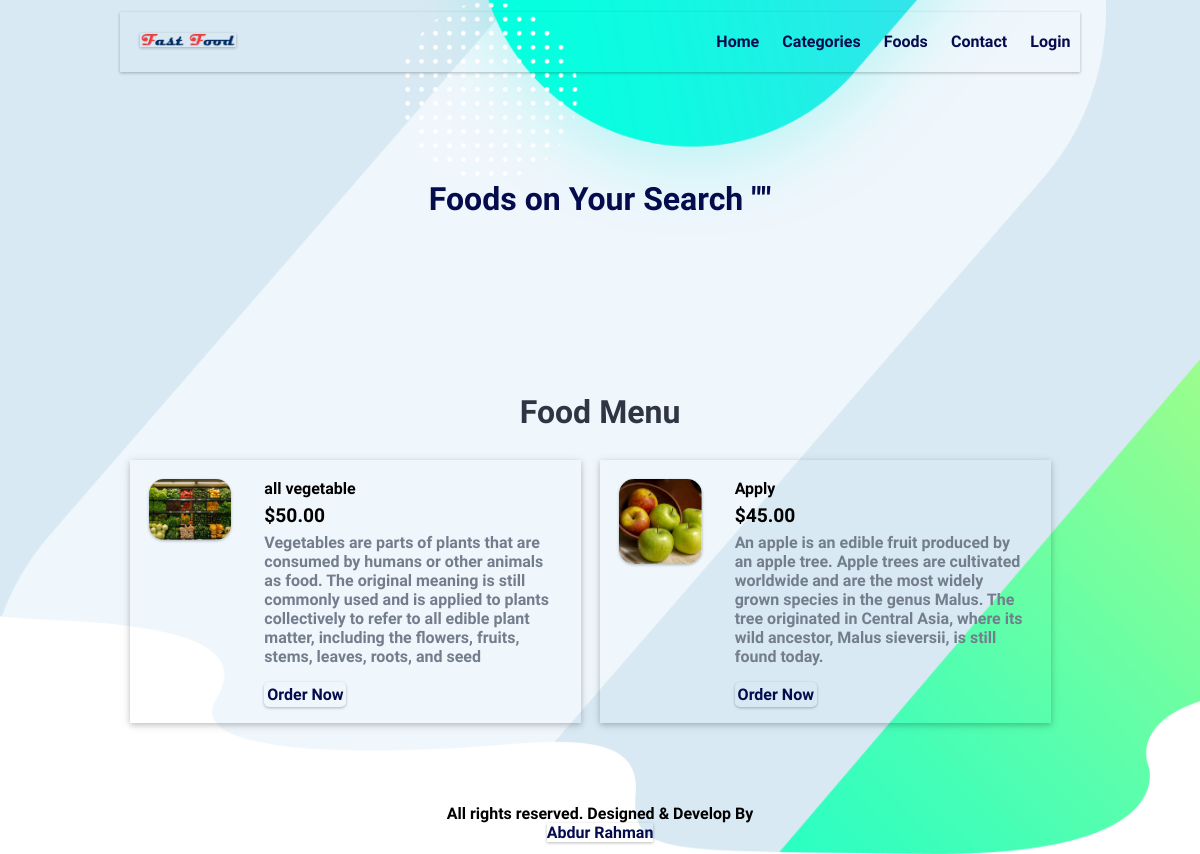
The page /food-search.php on the database its author committed.
### tables this page shows
CREATE TABLE `tbl_food` (
  `id` int(10) UNSIGNED NOT NULL,
  `title` varchar(100) NOT NULL,
  `description` text NOT NULL,
  `price` decimal(10,2) NOT NULL,
  `image_name` varchar(255) NOT NULL,
  `category_id` int(10) UNSIGNED NOT NULL,
  `featured` varchar(10) NOT NULL,
  `active` varchar(10) NOT NULL
);

### food-search.php (the view, shortened to what this page needs)
<?php include('partials-front/menu.php'); ?>
<section class="food-search text-center">
    <div class="container">
        <?php
            $search = $_POST['search'];
        ?>
        <h2><a href="#" class="text-white">Foods on Your Search "<?php echo $search; ?>"</a></h2>
    </div>
</section>
<section class="food-menu">
    <div class="container">
        <h2 class="text-center">Food Menu</h2>
        <?php
            $sql = "SELECT * FROM tbl_food WHERE title LIKE '%$search%' OR description LIKE '%$search%'";
            $res = mysqli_query($conn, $sql);
            $count = mysqli_num_rows($res);
            if($count>0)
            {
                while($row=mysqli_fetch_assoc($res))
                {
                    $id = $row['id'];
                    $title = $row['title'];
                    $price = $row['price'];
                    $description = $row['description'];
                    $image_name = $row['image_name'];
                    ?>
                    <div class="food-menu-box">
                        <div class="food-menu-img">
                            <?php
                                if($image_name=="")
                                {
                                    echo "<div class='error'>Image not Available.</div>";
                                }
                                else
                                {
                                    ?>
                                    <img src="<?php echo SITEURL; ?>images/food/<?php echo $image_name; ?>" alt="Chicke Hawain Pizza" class="img-responsive img-curve">
                                    <?php
                                }
                            ?>
                        </div>
                        <div class="food-menu-desc">
                            <h4><?php echo $title; ?></h4>
                            <p class="food-price">$<?php echo $price; ?></p>
                            <p class="food-detail">
                                <?php echo $description; ?>
                            </p>
                            <br>
                            <a href="<?php echo SITEURL; ?>order.php?food_id=<?php echo $id; ?>" class="btn btn-primary">Order Now</a>
                        </div>
                    </div>
                    <?php
                }
            }
            else
            {
                echo "<div class='error'>Food not found.</div>";
            }
        ?>
    </div>
</section>
<?php include('partials-front/footer.php'); ?>

### css/style.css (style rules this page uses)
* { margin: 0 0; padding: 0 0; font-family: 'Rajdhani', sans-serif; font-weight: 600; }
body { background-image: url('../images/banner-bg.png'); background-size: cover; background-repeat: no-repeat; }
.container { width: 80%; margin: 0 auto; padding: 1%; }
.img-responsive { width: 100%; box-shadow: 0 1px 3px 0 rgb(0 0 0 / 16%), 0 1px 3px 0 rgb(0 0 0 / 12%); }
.img-curve { border-radius: 15px; }
.text-center { text-align: center; }
a { color: #050c4d; text-decoration: none; }
.btn { padding: 1%; border: none; font-size: 1rem; border-radius: 5px; box-shadow: 0 1px 3px 0 rgb(0 0 0 / 16%), 0 1px 3px 0 rgb(0 0 0 / 12%); }
.btn-primary { cursor: pointer; box-shadow: 0 1px 3px 0 rgb(0 0 0 / 16%), 0 1px 3px 0 rgb(0 0 0 / 12%); }
h2 { color: #2f3542; font-size: 2rem; margin-bottom: 2%; }
.food-search { background-size: cover; background-repeat: no-repeat; background-position: center; padding: 7% 0; }
.food-menu { padding: 4% 0; }
.food-menu-box { width: 43%; margin: 1%; padding: 2%; float: left; box-shadow: 0 2px 5px 0 rgb(0 0 0 / 16%), 0 2px 10px 0 rgb(0 0 0 / 12%); }
.food-menu-img { width: 20%; float: left; }
.food-menu-desc { width: 70%; float: left; margin-left: 8%; }
.food-price { font-size: 1.2rem; margin: 2% 0; }
.food-detail { font-size: 1rem; color: #747d8c; }

### rows shown on the page
tbl_food: image_name (picture), title "all vegetable", price "50.00", description "Vegetables are parts of plants that are consumed by humans or other animals as food. The original meaning is still commonly used and is applied to plants collectively to refer to all edible plant matter, including the flowers, fruits, stems, leaves, roots, and seed"
tbl_food: image_name (picture), title "Apply", price "45.00", description "An apple is an edible fruit produced by an apple tree. Apple trees are cultivated worldwide and are the most widely grown species in the genus Malus. The tree originated in Central Asia, where its wild ancestor, Malus sieversii, is still found today."
